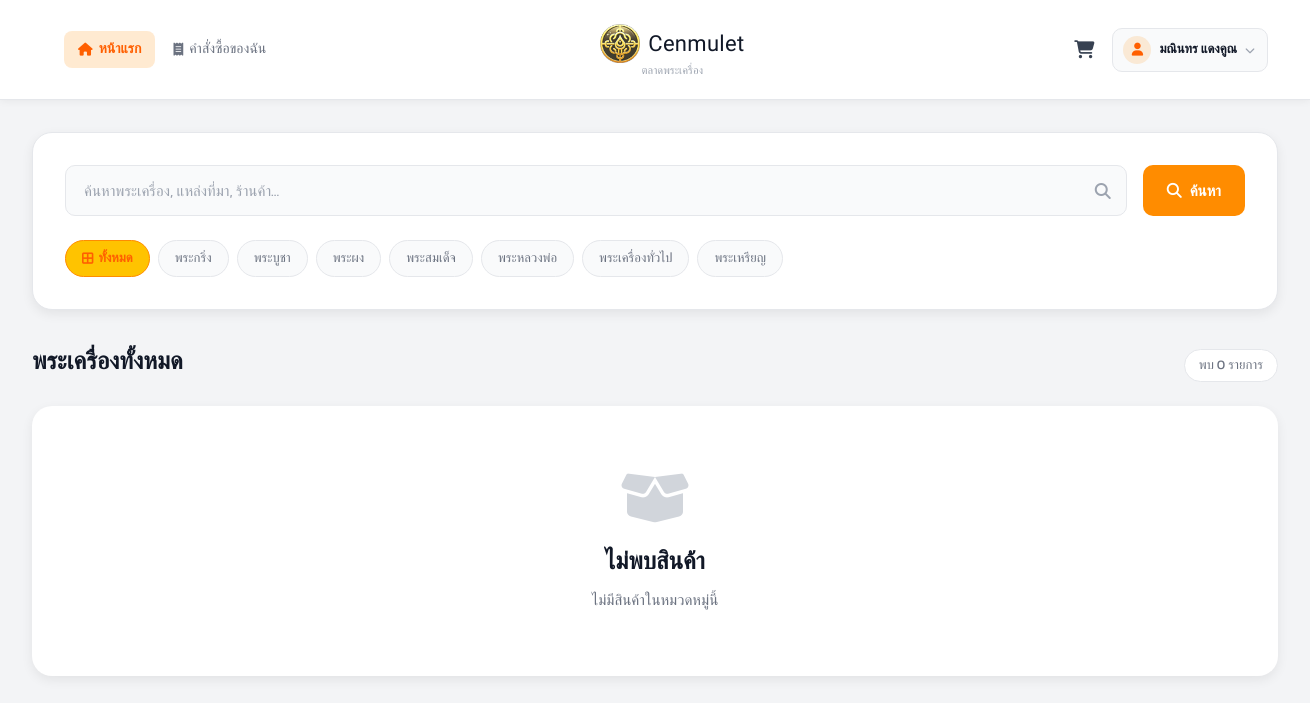
/views/user/home.php (signed in), run on the app's committed database.
### tables this page shows
CREATE TABLE users (
    id INTEGER PRIMARY KEY AUTOINCREMENT,
    fullname TEXT,
    username TEXT UNIQUE,
    password TEXT,
    tel TEXT,
    address TEXT,
    image TEXT,
    id_per TEXT
);

CREATE TABLE categories (
    id INTEGER PRIMARY KEY AUTOINCREMENT,
    category_name TEXT
);

### views/user/home.php (the view, shortened to what this page needs)
<?php
require_once __DIR__ . "/../../config/db.php";
$user_id = $_SESSION['user_id'];
try {
    $stmt = $db->prepare("SELECT * FROM users WHERE id = :id");
    $stmt->execute([':id' => $user_id]);
    $user = $stmt->fetch(PDO::FETCH_ASSOC);
} catch (PDOException $e) {
    die("Error: " . $e->getMessage());
}
try {
    $stmt = $db->query("SELECT * FROM categories ORDER BY category_name");
    $categories = $stmt->fetchAll(PDO::FETCH_ASSOC);
} catch (PDOException $e) {
    $categories = [];
}
$search          = $_GET['search']   ?? '';
$category_filter = $_GET['category'] ?? '';
try {
    $sql = "
        SELECT a.*, c.category_name, s.store_name
        FROM amulets a
        LEFT JOIN categories c ON a.categoryId = c.id
        LEFT JOIN sellers   s ON a.sellerId   = s.id
        WHERE a.quantity > 0
    ";
    $params = [];
    $sql .= " ORDER BY a.id DESC";
    $stmt = $db->prepare($sql);
    $stmt->execute($params);
    $products = $stmt->fetchAll(PDO::FETCH_ASSOC);
} catch (PDOException $e) {
    die("Error: " . $e->getMessage());
}
$active_page = 'home';
?>
<!DOCTYPE html>
<html lang="th">
<head>
    <link rel="stylesheet" href="https://cdnjs.cloudflare.com/ajax/libs/font-awesome/6.5.1/css/all.min.css">
    <link rel="stylesheet" href="/public/css/style.css">
    <link rel="stylesheet" href="/public/css/home.css">
</head>
<body>
    <?php include __DIR__ . '/../../includes/navbar.php'; ?>
    <div class="container">
        <div class="search-filter-panel">
            <form action="" method="GET" class="search-form">
                <div class="search-input-wrap">
                    <input type="text"
                           name="search"
                           class="search-input"
                           placeholder="ค้นหาพระเครื่อง, แหล่งที่มา, ร้านค้า..."
                           value="<?php echo htmlspecialchars($search); ?>">
                </div>
                <button type="submit" class="btn-search">
                    <i class="fa-solid fa-search"></i>
                    ค้นหา
                </button>
            </form>
            <div class="category-chips">
                <a href="/views/user/home.php"
                   class="category-chip <?php echo empty($category_filter) ? 'active' : ''; ?>">
                    <i class="fa-solid fa-border-all"></i> ทั้งหมด
                </a>
                <?php foreach ($categories as $cat): ?>
                    <a href="?category=<?php echo $cat['id']; ?><?php echo !empty($search) ? '&search=' . urlencode($search) : ''; ?>"
                       class="category-chip <?php echo $category_filter == $cat['id'] ? 'active' : ''; ?>">
                        <?php echo htmlspecialchars($cat['category_name']); ?>
                    </a>
                <?php endforeach; ?>
            </div>
        </div>
        <div class="results-header">
            <h1>
                <?php
                if (!empty($search)) {
                    echo 'ผลการค้นหา: "' . htmlspecialchars($search) . '"';
                } elseif (!empty($category_filter)) {
                    $cat_name = '';
                    foreach ($categories as $cat) {
                        if ($cat['id'] == $category_filter) { $cat_name = $cat['category_name']; break; }
                    }
                    echo 'หมวดหมู่: ' . htmlspecialchars($cat_name);
                } else {
                    echo 'พระเครื่องทั้งหมด';
                }
                ?>
            </h1>
            <span class="result-count">พบ <?php echo count($products); ?> รายการ</span>
        </div>
        <?php if (count($products) > 0): ?>
            <div class="products-grid">
                <?php foreach ($products as $product): ?>
                    <div class="product-card">
                        <div class="product-image">
                            <?php if ($product['image']): ?>
                                <img src="/uploads/amulets/<?php echo htmlspecialchars($product['image']); ?>" alt="<?php echo htmlspecialchars($product['amulet_name']); ?>">
                            <?php else: ?>
                                <i class="fa-solid fa-image placeholder-icon"></i>
                            <?php endif; ?>
                        </div>
                        <div class="product-body">
                            <div class="product-cat">
                                <?php echo htmlspecialchars($product['category_name'] ?? 'ไม่ระบุหมวดหมู่'); ?>
                            </div>
                            <h3 class="product-name"><?php echo htmlspecialchars($product['amulet_name']); ?></h3>
                            <p class="product-source">
                                <i class="fa-solid fa-store" style="color:var(--primary);font-size:11px;"></i>
                                <?php echo htmlspecialchars($product['store_name'] ?? 'ร้านค้า'); ?>
                            </p>
                            <div class="product-footer">
                                <div class="product-price">฿<?php echo number_format($product['price'], 2); ?></div>
                                <div class="product-actions">
                                    <a href="/views/user/product_detail.php?id=<?php echo $product['id']; ?>" class="btn-detail">
                                        <i class="fa-solid fa-eye"></i> ดูเพิ่มเติม
                                    </a>
                                    <form action="/user/add_to_cart_process.php" method="POST" style="display:inline;">
                                        <input type="hidden" name="amulet_id" value="<?php echo $product['id']; ?>">
                                        <input type="hidden" name="quantity"   value="1">
                                        <button type="submit" class="btn-add-cart" title="เพิ่มลงตะกร้า">
                                            <i class="fa-solid fa-cart-plus"></i>
                                        </button>
                                    </form>
                                </div>
                            </div>
                        </div>
                    </div>
                <?php endforeach; ?>
            </div>
        <?php else: ?>
            <div class="no-products">
                <i class="fa-solid fa-box-open"></i>
                <h2>ไม่พบสินค้า</h2>
                <p>
                    <?php
                    if (!empty($search)) {
                        echo 'ไม่พบสินค้าที่ตรงกับคำค้นหา "' . htmlspecialchars($search) . '"';
                    } else {
                        echo 'ไม่มีสินค้าในหมวดหมู่นี้';
                    }
                    ?>
                </p>
            </div>
        <?php endif; ?>
    </div>
</body>
</html>

### includes/navbar.php (shortened to what this page needs)
<?php
$active_page = $active_page ?? 'home';
?>
<nav class="navbar">
    <div class="navbar-container">
        <div class="nav-left">
            <ul>
                <li>
                    <a href="/views/user/home.php"
                       class="<?php echo $active_page === 'home' ? 'active' : ''; ?>">
                        <i class="fa-solid fa-house"></i>
                        หน้าแรก
                    </a>
                </li>
                <li>
                    <a href="/views/user/orders.php"
                       class="<?php echo $active_page === 'orders' ? 'active' : ''; ?>">
                        <i class="fa-solid fa-receipt"></i>
                        คำสั่งซื้อของฉัน
                    </a>
                </li>
            </ul>
        </div>
        <a href="/views/user/home.php" class="nav-logo">
            <div class="nav-logo-row">
                <img src="/public/images/image.png" alt="Cenmulet">
                <span class="nav-logo-name">Cenmulet</span>
            </div>
            <span class="nav-logo-sub">ตลาดพระเครื่อง</span>
        </a>
        <div class="nav-right">
            <a href="/views/user/cart.php" class="nav-cart" title="ตะกร้าสินค้า">
                <i class="fa-solid fa-cart-shopping"></i>
            </a>
            <div class="user-menu">
                <div class="user-btn">
                    <div class="user-avatar">
                        <i class="fa-solid fa-user"></i>
                    </div>
                    <span class="user-name"><?php echo htmlspecialchars($user['fullname']); ?></span>
                    <i class="fa-solid fa-chevron-down user-chevron"></i>
                </div>
            </div>
        </div>
    </div>
</nav>

### public/css/style.css (style rules this page uses)
:root { --primary: #FF8C00; --primary-dark: #FF5F00; --primary-light: #FFC300; --primary-glow: #ff8c009b; --accent-blue: #F5824A; --accent-blue-dark: #f77433; --accent-blue-light: #f5834ad0; --accent-blue-bg: #d97706; --warning: #F5824A; --warning-light: #fa9d6f; --warning-dark: #f86b25; --warning-text: #92400e; --danger: #ef4444; --danger-dark: #dc2626; --danger-light: #fee2e2; --danger-faded: #fecaca; --success: #10b981; --success-light: #d1fae5; --text-primary: #111827; --text-secondary: #6b7280; --text-muted: #9ca3af; --text-inverse: #ffffff; --bg-page: #f3f4f6; --bg-card: #ffffff; --bg-subtle: #f9fafb; --bg-input: #f9fafb; --border: #e5e7eb; --border-strong: #d1d5db; --border-focus: #10b981; --space-xs: 4px; --space-sm: 8px; --space-md: 16px; --space-lg: 24px; --space-xl: 32px; --space-2xl: 48px; --space-3xl: 64px; --radius-sm: 6px; --radius-md: 10px; --radius-lg: 14px; --radius-xl: 20px; --radius-pill: 9999px; --radius-circle: 50%; --shadow-sm: 0 1px 3px rgba(0,0,0,0.08); --shadow-md: 0 4px 12px rgba(0,0,0,0.07); --shadow-lg: 0 8px 28px rgba(0,0,0,0.1); --shadow-xl: 0 16px 48px rgba(0,0,0,0.14); --shadow-primary: 0 6px 20px rgba(16, 185, 129, 0.25); --font-body: "Kanit", sans-serif; --font-display: "Sriracha", cursive; --text-xs: 12px; --text-sm: 13px; --text-base: 15px; --text-md: 16px; --text-lg: 18px; --text-xl: 20px; --text-2xl: 24px; --text-3xl: 30px; --text-4xl: 36px; --transition: all 0.25s ease; --transition-fast: all 0.15s ease; }
*, *::before, *::after { margin: 0; padding: 0; box-sizing: border-box; }
html { scroll-behavior: smooth; }
body { font-family: var(--font-body); background: var(--bg-page); color: var(--text-primary); line-height: 1.6; -webkit-font-smoothing: antialiased; }
.navbar { width: 100%; height: 72px; display: flex; justify-content: space-between; align-items: center; padding: 0 var(--space-xl); background: var(--bg-card); position: sticky; top: 0; z-index: 100; box-shadow: 0 1px 0 var(--border), var(--shadow-sm); }
.container { max-width: 1320px; margin: 0 auto; padding: var(--space-xl) var(--space-xl); }

### data on the page
users: fullname "มณินทร แดงคูณ"
categories: category_name "พระกริ่ง"
categories: category_name "พระบูชา"
categories: category_name "พระผง"
categories: category_name "พระสมเด็จ"
categories: category_name "พระหลวงพ่อ"
categories: category_name "พระเครื่องทั่วไป"
categories: category_name "พระเหรียญ"

### other printed values
count($products) "0"
